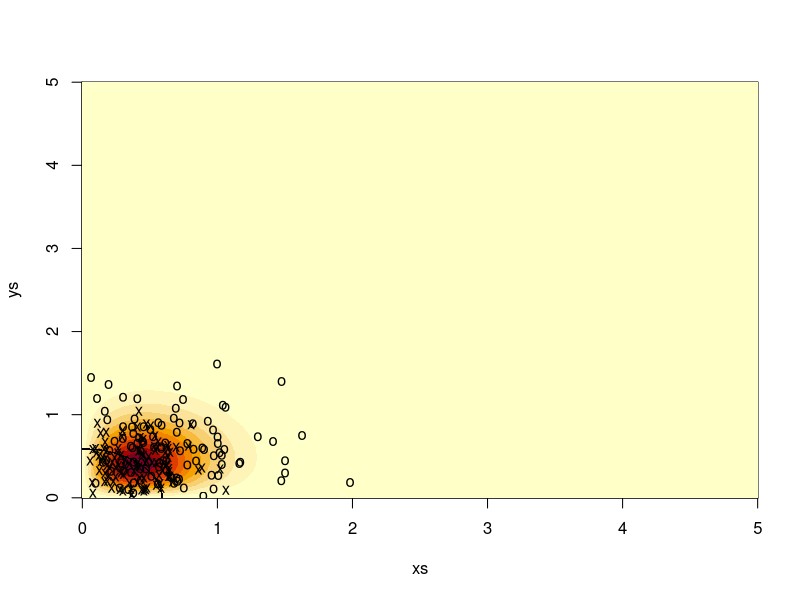

Generate this figure with R: (Note: a time limit stopped this script after it produced the figure.)
#
# QUESTION 1
#

library(MASS)

#P dimensional normal density calculation, as given in spec
q1.norm.den <- function(x, mean, inv.covariance, determinant) {
  dim <- length(x)
  #Split calculation into two parts 
  firstPart <- 1 / ((2 * pi)^(dim / 2) * sqrt(determinant))
  secondPart <- -0.5 * t(x - mean) %*% inv.covariance %*% (x - mean) 
  firstPart * exp(secondPart) 
} 

#Calculate the likelihood of data x w.r.t given parameters 
q1.likelihood <- function(x, means, covariances, mix.prop, inverses) { 
  likelihood <- 0 
  #Number of parameters we are estimating 
  num.param <- length(mix.prop) 
  
  for (data.point in x) { 
    point.likelihood <- 0 
    #Sum the likelihoods for each parameter 
    for (index in seq(1, num.param)) {
      point.likelihood <- point.likelihood + mix.prop[index] * q1.norm.den(data.point, means[index,], inverses[[index]], norm(covariances[[index]]))
    }
    likelihood <- likelihood + log(point.likelihood)
  }
  likelihood
}

#Density of a finite mixture distribution
fin.mix.density <- function(x, means, covariances, mix.prop, inverses) {
  density <- 0
  num.param <- length(mix.prop) 
  for (dist.i in seq(1, num.param)) {
    density <- density + mix.prop[dist.i] * q1.norm.den(x, means[dist.i,], inverses[[dist.i]], norm(covariances[[dist.i]]))
  }
  density
}

#EM Algorithm Implementation
em.norm <- function(x, means, covariances, mix.prop) {
  #Control the algorithm. Terminates within max.iterations or
  #when the difference between two likelihoods is less than eps
  eps <- 0.01
  max.iterations <- 100

  #Specification of model
  num.points <- nrow(x)
  dimension <- ncol(x)
  num.dist <- length(mix.prop)

  #Termination parameters
  num.iteration <- 0
  change.likelihood <- 5 + eps
  likelihood <- -Inf

  #Initialise responsibility matrix
  resps <- matrix(0, nrow=num.points, ncol=num.dist)

  inverses <- covariances
  for(dist.i in seq(1, num.dist)) {
    inverses[[dist.i]] <- ginv(covariances[[dist.i]])
  }

  while (change.likelihood > eps && num.iteration < max.iterations) {
    
    #E-Step: Evaluate Responsibilites
    for (point.i in seq(1, num.points)) {
      for (dist.i in seq(1, num.dist)) {
        resps[point.i, dist.i] <- mix.prop[dist.i] * 
          q1.norm.den(x[point.i,], means[dist.i,], inverses[[dist.i]], norm(covariances[[dist.i]]))
      }
      #Normalisation, divide by sum over points
      resps[point.i,] <- resps[point.i,] / sum(resps[point.i,])
    }

    #M-Step: Compute parameters using new responsibilites
    for (dist.i in seq(1, num.dist)) {
      nk <- sum(resps[,dist.i])

      #Mean
      means[dist.i,] = rep.int(0, dimension)
      for (point.i in seq(1, num.points)) {
        means[dist.i,] <- means[dist.i,] + 
          resps[point.i, dist.i] * x[point.i,]
      }
      means[dist.i,] <- means[dist.i,] / nk

      #Covariance
      covariances[[dist.i]] <- matrix(0, nrow=dimension, ncol=dimension)
      for (point.i in seq(1, num.points)) {
        covariances[[dist.i]] <- covariances[[dist.i]] +
          resps[point.i, dist.i] * (x[point.i,] - means[dist.i,]) %*%
          (t(x[point.i,] - means[dist.i,]))
      }
      covariances[[dist.i]] = covariances[[dist.i]] / nk
      inverses[[dist.i]] <- ginv(covariances[[dist.i]])

      #Mixing Proportions
      mix.prop[dist.i] <- nk / num.points
    }

    #Evaluate likelihood
    likelihood.prev <- likelihood
    likelihood <- q1.likelihood(x, means, covariances, mix.prop, inverses)
    #Change is what we check for convergence
    change.likelihood <- abs(likelihood - likelihood.prev)

    num.iteration <- num.iteration + 1

    print(paste(
      "K ",
      toString(num.dist),
      ", iteration ",
      toString(num.iteration),
      ", likelihood ",
      toString(likelihood), sep=""))
  }

  #AIC is likelihood minus number of parameters
  AIC <- likelihood - 6 * num.dist + 1

  list(responsibilities=resps, likelihood=likelihood, AIC=AIC, means=means, mix.prop=mix.prop, cov=covariances, inverses=inverses)

}

question.one <- function() {
  x <- data.matrix(synth.te[,-3])

  dim <- 2
  num.points <- nrow(x)
  k.start <- 2
  k.end <- 6

  likelihood.max <- -Inf

  for (k in seq(k.start, k.end)) {
    #Means, computed randomly
    means <- cbind(runif(k, min=min(x[,1]), max=max(x[,1])), 
      runif(k, min=min(x[,2]), max=max(x[,2])))

    #Covariances
    covariances <- list(k)
    for (dist.i in seq(1, k)) {
      covariances[[dist.i]] <- matrix(0, nrow=dim, ncol=dim)
      for (point in x) {
        covariances[[dist.i]] <- covariances[[dist.i]] +
          (point - means[dist.i,]) %*% t(point - means[dist.i,])
      }

      #All distributions have the same responsibilities
      covariances[[dist.i]] <- covariances[[dist.i]] / (num.points * k)
      covariances[[dist.i]] <- covariances[[dist.i]] + diag(dim)
    }
    
    #Mixing proportions, initially each set to 1 / k
    mix.prop <- rep(1, k) / k

    em.run <- em.norm(x, means, covariances, mix.prop)

    print(paste(
      "K value is ",
      toString(k),
      " with likelihood ",
      toString(em.run[["likelihood"]]),
      " and AIC ",
      toString(em.run[["AIC"]]), sep=""))

    if (likelihood.max < em.run[["likelihood"]]) {
      likelihood.max <- em.run[["likelihood"]]
      em.run.max <- em.run
      print(paste(
        "Current best is ",
        "K ",
        toString(k),
        " likelihood ",
        toString(em.run[["likelihood"]]),
        " AIC ",
        toString(em.run[["AIC"]]), sep=""))
    }
  }

  xx <- seq(min(x[,1]), max(x[,1]), length=300)
  yy <- seq(min(x[,2]), max(x[,2]), length=300)
  grid <- as.matrix(expand.grid(xx, yy))
  means <- em.run.max[["means"]]
  cov <- em.run.max[["cov"]]
  mix.prop <- em.run.max[["mix.prop"]]
  inverses <- em.run.max[["inverses"]]
  grid <- apply(grid, 1, fin.mix.density, means=means, covariances=cov, mix.prop=mix.prop, inverses=inverses)
  contour(xx, yy, matrix(grid, 300))
  
}

#
# QUESTION 2
#

rrayleigh <- function (n,theta) {
  u <- runif(n,0,1)
  sqrt(-2*log(u))/sqrt(2*theta)
}

#Generate a sample of size n from Class C1 (theta1) and C2 (theta2)
generate.sample <- function(n, theta1, theta2) {
  
  sample.classes <- cbind(numeric(n), numeric(n) + 1)

  sample.data <- rbind(cbind(rrayleigh(n, theta1), rrayleigh(n, theta1)),
    cbind(rrayleigh(n, theta2), rrayleigh(n, theta2)))

  list(data=sample.data, class=sample.classes)

}

joint.density <- function(x, y, theta) {
  4 * x * y * theta * (exp(-theta * (x^2 + y^2)))
}

#Decision boundary for minimum error rate
boundary.min.error <- function(x, y, theta1, theta2) {
  (theta2 - theta1)* x^2 + (theta2 - theta1) * y^2 + log(theta1 / theta2)
}


#Returns estimated class - 1 (if in C1 returns 0)
discriminant <- function(x, y, theta1, theta2) {
  value <- joint.density(x, y, theta1) - joint.density(x, y, theta2)

  #If value > 0 returns true we assign to Class 1 = 0
  1 - as.numeric(value > 0)
}

estimate.best.theta <- function(sample) {
  #Most likely estimator
  2 * nrow(sample) / sum(apply(sample, 1, function(row) {row[1]^2 + row[2]^2}))
}

question.two <- function() {
  theta1 <- 4
  theta2 <- 2
  p1 <- 0.5
  p2 <- 0.5

  #Open plot
  pdf("pattern_q2_e.pdf")

  xs <- ys <- seq(0, 5, length=1000)

  densities <- outer(xs, ys, function(x, y) {p1 * joint.density(x, y, theta1) + p2 * joint.density(x, y, theta2)})

  image(x=xs, y=ys, z=densities)

  observations <- generate.sample(100, theta1, theta2)
  observations.data <- observations[["data"]]
  observations1 <- observations.data[1:100,]
  observations2 <- observations.data[101:200,]
  
  lines(observations1, type="p", pch="x")
  lines(observations2, type="p", pch="o")

  for (x in xs) {
    for (y in ys) {
      res <- boundary.min.error(x, y, theta1, theta2)
      if (abs(res) < 0.01) {
        lines(x=x, y=y, type="p", pch=".")
      }
    }
  }

  dev.off()

  best.theta1 <- estimate.best.theta(observations1)
  best.theta2 <- estimate.best.theta(observations2)

  predict.class <- apply(observations.data, 1, function(x) {
    discriminant(x[1], x[2], best.theta1, best.theta2)
  })

  correct <- 0
  for (i in seq(1, length(predict.class))) {
    if (predict.class[i] == observations[["class"]][i]) {
      #Predicted class correctly
      correct <- correct + 1
    }
  }

  error.rate <- 1 - correct / length(predict.class)

  print (paste(
    "Q2 g estimated parameters: theta1: ",
    toString(best.theta1),
    " theta2: ",
    toString(best.theta2),
    " with error: ",
    toString(error.rate), sep=""))


  train.n <- 200
  test.n <- 10000
  train.sample <- generate.sample(train.n, theta1, theta2)
  test.sample <- generate.sample(test.n, theta1, theta2)

  best.theta1 <- estimate.best.theta(train.sample[["data"]][1:train.n,])
  best.theta2 <- estimate.best.theta(train.sample[["data"]][(train.n + 1):(2 * train.n),])
  predict.class <- apply(test.sample[["data"]], 1, function(x) {
    discriminant(x[1], x[2], best.theta1, best.theta2)
  })

  correct <- 0
  for (i in seq(1, length(test.sample[["class"]]))) {
    if (predict.class[i] == test.sample[["class"]][i]) {
      correct <- correct + 1
    }
  }

  estimated.rate <- 1 - correct / length(test.sample[["class"]])

  #Linear discriminant analysis
  l.fit <- lda(train.sample[["data"]], train.sample[["class"]])
  l.prediction <- predict(l.fit, test.sample[["data"]])
  l.result <- table(l.prediction$class, test.sample[["class"]])

  l.error <- 1 - sum(diag(l.result)) / sum(l.result)

  #Quadratic discriminant analysis
  q.fit <- qda(train.sample[["data"]], train.sample[["class"]])
  q.prediction <- predict(q.fit, test.sample[["data"]])
  q.result <- table(q.prediction$class, test.sample[["class"]])

  q.error <- 1 - sum(diag(q.result)) / sum(q.result)

  print(paste(
    "Q2 h estimated theta1: ",
    toString(best.theta1),
    " theta2: ",
    toString(best.theta2),
    " with error: ",
    toString(estimated.rate), sep=""))

  print(paste(
    "Q2 h linear discriminant error: ",
    toString(l.error), sep=""))
  print(paste(
    "Q2 h quadratic discriminant error: ",
    toString(q.error), sep=""))

  list(train=train.sample, test=test.sample)
}

#
# QUESTION 3
#

normal.kernel <- function(z) {
  exp(-0.5 * z^2) / sqrt(2 * pi)
}

kde <- function(x.star, data, bw) {
  num.points <- nrow(data)
  dim <- length(x.star)
  score <- 0

  for(point.i in seq(1, num.points)) {
    temp <- 1
    for(feature.i in seq(1, dim)) {
      temp <- temp * normal.kernel((x.star - data[point.i,])[feature.i] / bw[feature.i])
    }
    score <- score + temp
  }

  #Normalize by bandwith
  band <- prod(bw)

  score / (num.points * band)
}

#Two classes assumed for classification
q3.classify <- function(class.training, features.training, class.test, features.test, bw) {

  num.c2 <- sum(class.training)
  num.c1 <- length(class.training) - num.c2

  #Extract elements from training set belonging to each class
  features.c1 <- features.training[1 : num.c1,]
  features.c2 <- features.training[(num.c1 + 1) : nrow(features.training),] 

  num.points <- nrow(features.test)

  #Correct observations count
  correct <- 0

  for (point.i in seq(1, num.points)) {
    x <- features.test[point.i,]
    x.class <- class.test[point.i]

    score.c1 <- kde(x, features.c1, bw)
    score.c2 <- kde(x, features.c2, bw)

    if ((x.class == 0) && (score.c1 > score.c2)) {
      #Point is correctly classified as class 1
      correct <- correct + 1
    } else if ((x.class == 1) && (score.c2 > score.c1)) {
      #Point is correctly classified as class 2
      correct <- correct + 1
    }
  }

  #Final error rate
  1 - correct / nrow(features.test)
}

question.three <- function(class.training, features.training, class.test, features.test) {

  #Split training data randomly 
  split.at <- round(runif(1, 1, 100))
  d1.class <- c(rep(0, split.at), rep(1, 100 - split.at))
  d2.class <- c(rep(0, 100 - split.at), rep(1, split.at))

  d1.features <- rbind(features.training[1 : split.at,], features.training[(101 + split.at) : 200,])
  d2.features <- rbind(features.training[(split.at + 1) : 100,], features.training[101 : (100 + split.at),])

  #Loop parameters
  h.length <- 20
  hs <- seq(0.05, 1, length=h.length)

  #Checking for minimum
  min.error <- Inf

  #Matrix of average errors
  errors <- matrix(0, nrow=h.length, ncol=h.length)

  for (h.1 in seq(1, h.length)) {
    for (h.2 in seq(1, h.length)) {
      bw <- c(hs[h.1], hs[h.2])

      error.1 <- q3.classify(d1.class, d1.features, d2.class, d2.features, bw)
      error.2 <- q3.classify(d2.class, d2.features, d1.class, d1.features, bw)

      #Average the error rate
      errors[h.1, h.2] <- (error.1 + error.2) / 2

      if (errors[h.1, h.2] < min.error) {
        min.bw <- bw
        min.error <- errors[h.1,h.2]
      }
    }
  }

  print(paste(
   "Minimum error rate: ",
   toString(min.error),
   ", with bandwidth parameters: ",
    toString(min.bw), sep=""))

  #Use these best bandwidth parameters on training and test sets from Q2
  error.rate <- q3.classify(class.training, features.training, class.test, features.test, min.bw)
  print(paste(
    "With best bandwidth parameters, error rate on large test sample is: ",
    toString(error.rate), sep=""))
}

#
# QUESTION 4
#

#For question 4.a
knn.dist <- function(train, test, class, k) {

  #As given in coursework spec, weighting function
  tricube <- function(x) {
    a <- abs(x)
    if (a <= 1) {
      (1 - a^3)^3
    } else {
      0
    }
  }

  #Euclidean distance between two points
  e.dist <- function(x, y) {
    sqrt(sum((x - y)^2))
  }

  #Loop parameters
  num.test <- nrow(test)
  num.train <- nrow(train)

  class.weights <- matrix(0, nrow=num.test, ncol=ncol(test))

  for (point.i in seq(1, num.test)) {

    dists <- rep(1, num.train)
    for (train.i in seq(1, num.train)) {
      #Calculate distance from testing point to all training points
      dists[train.i] <- e.dist(train[train.i,], test[point.i,])
    }

    closest <- sort.int(dists, index.return=TRUE)
    k.closest <- closest[["ix"]][1 : k]
    k.closest.dists <- closest[["x"]][1 : k]

    #Divide by maximum element, to normalise so max is 1

    for (n.i in k.closest) {
      #Add 1 as our class is stored from 0, but R indexes from 1
      n.class <- class[n.i] + 1
      #Add the weight to our class, calculated using tricube function
      class.weights[point.i, n.class] <- class.weights[point.i, n.class] + tricube(dists[n.i] / k.closest.dists[k])
    }
  }

  class.weights

}

q4.error.rate <- function(weights, class) {
  num.points <- nrow(weights)
  correct <- 0

  for (point.i in seq(1, num.points)) {
    if ((class[point.i] == 0) && (weights[point.i, 1] > weights[point.i, 2])) {
      #Correctly classified class 1
      correct <- correct+1
    } else if ((class[point.i] == 1) && (weights[point.i, 2] >= weights[point.i, 1])) {
      #Correctly classified class 2
      correct <- correct+1
    }
  }

  #Return error rate
  1 - (correct / num.points)
}

question.four <- function(class.training, features.training, class.test, features.test) {
  #Split training data randomly, similar to Q3
  split.at <- 50
  d1.class <- c(rep(0, split.at), rep(1, 100 - split.at))
  d2.class <- c(rep(0, 100 - split.at), rep(1, split.at))

  d1.features <- rbind(features.training[1 : split.at,], features.training[(101 + split.at) : 200,])
  d2.features <- rbind(features.training[(split.at + 1) : 100,], features.training[101 : (100 + split.at),]
  )

  min.error <- Inf
  min.k <- 3

  for (k in seq(3, 39, by=4)) {
    d1.weights <- knn.dist(d2.features, d1.features, d2.class, k)
    d2.weights <- knn.dist(d1.features, d2.features, d1.class, k)

    d1.error <- q4.error.rate(d1.weights, d1.class)
    d2.error <- q4.error.rate(d2.weights, d2.class)

    #Average error rate between classes
    error.rate <- (d2.error + d1.error) / 2

    if (error.rate < min.error) {
      #Found a new minimum error
      min.k <- k
      min.error <- error.rate
    }
    print(k)
    print(error.rate)
  }

  print(paste(
    "K found to give minimum error: ",
    toString(min.k),
    ", error rate when applied to test set: ",
    toString(min.error), sep=""))

  #Using our best k, calculate error rate on sample from Q2
  weights <- knn.dist(features.training, features.test, class.training, min.k)
  error.rate <- q4.error.rate(weights, class.test)

  print(paste(
    "K found to give minimum error: ",
    toString(min.k),
    ", error rate when applied to large test set: ",
    toString(error.rate), sep=""))
}

#Call all the functions

#question.one()

data.set <- question.two()

class.training <- data.set[["train"]][["class"]]
class.test <- data.set[["test"]][["class"]]
data.training <- data.set[["train"]][["data"]]
data.test <- data.set[["test"]][["data"]]

question.three(class.training, data.training, class.test, data.test)
question.four(class.training, data.training, class.test, data.test)
